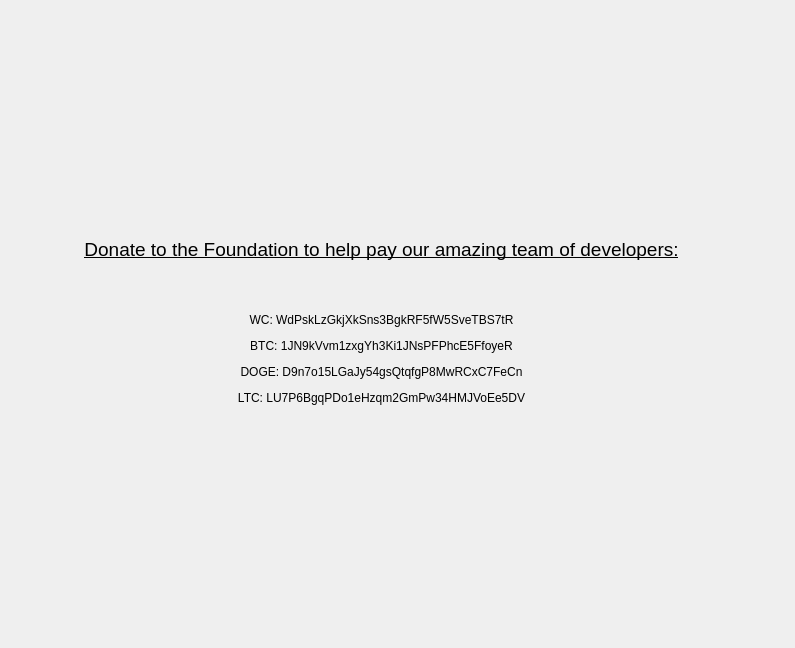
<?xml version="1.0" encoding="UTF-8"?>
<ui version="4.0">
 <class>PoolBrowser</class>
 <widget class="QWidget" name="PoolBrowser">
  <property name="windowModality">
   <enum>Qt::NonModal</enum>
  </property>
  <property name="geometry">
   <rect>
    <x>0</x>
    <y>0</y>
    <width>795</width>
    <height>648</height>
   </rect>
  </property>
  <property name="windowTitle">
   <string>Digging</string>
  </property>
  <layout class="QGridLayout" name="gridLayout">
   <property name="sizeConstraint">
    <enum>QLayout::SetMaximumSize</enum>
   </property>
   <item row="0" column="1">
    <widget class="QWidget" name="widget" native="true">
     <widget class="QWidget" name="gridLayoutWidget_2">
      <property name="geometry">
       <rect>
        <x>10</x>
        <y>0</y>
        <width>721</width>
        <height>621</height>
       </rect>
      </property>
      <layout class="QGridLayout" name="gridLayout_4">
       <item row="0" column="0">
        <layout class="QGridLayout" name="gridLayout_5">
         <property name="horizontalSpacing">
          <number>6</number>
         </property>
         <item row="0" column="0">
          <widget class="QLabel" name="label">
           <property name="text">
            <string>&lt;html&gt;&lt;head/&gt;&lt;body&gt;&lt;p align=&quot;center&quot;&gt;&lt;span style=&quot; font-size:14pt; text-decoration: underline;&quot;&gt;Donate to the Foundation to help pay our amazing team of developers:&lt;/span&gt;&lt;/p&gt;&lt;p align=&quot;center&quot;&gt;&lt;br/&gt;&lt;/p&gt;&lt;p align=&quot;center&quot;&gt;WC: WdPskLzGkjXkSns3BgkRF5fW5SveTBS7tR&lt;/p&gt;&lt;p align=&quot;center&quot;&gt;BTC: 1JN9kVvm1zxgYh3Ki1JNsPFPhcE5FfoyeR&lt;/p&gt;&lt;p align=&quot;center&quot;&gt;DOGE: D9n7o15LGaJy54gsQtqfgP8MwRCxC7FeCn&lt;/p&gt;&lt;p align=&quot;center&quot;&gt;LTC: LU7P6BgqPDo1eHzqm2GmPw34HMJVoEe5DV&lt;/p&gt;&lt;/body&gt;&lt;/html&gt;</string>
           </property>
          </widget>
         </item>
        </layout>
       </item>
      </layout>
     </widget>
    </widget>
   </item>
  </layout>
 </widget>
 <layoutdefault spacing="6" margin="11"/>
 <resources/>
 <connections/>
</ui>
